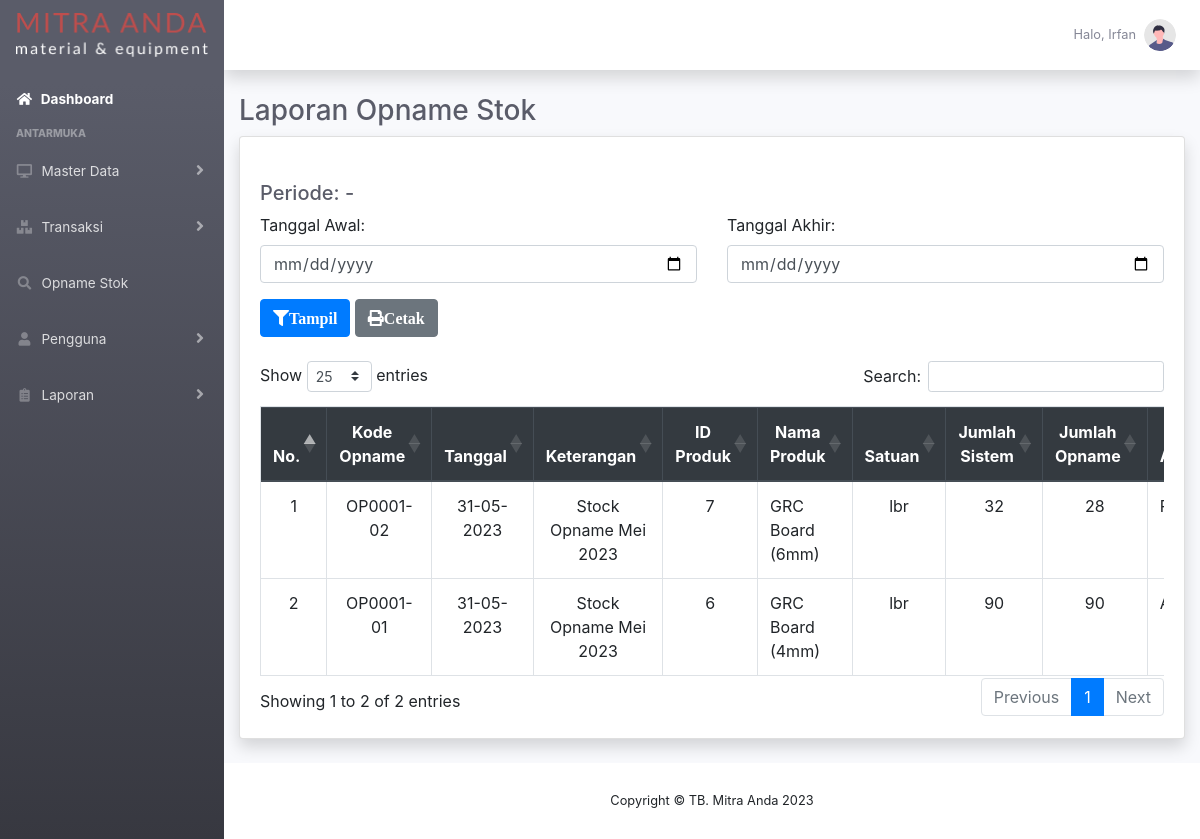
The page /php/modul/laporan/laporanopnamebarang.php (signed in) on the database its author committed.
### tables this page shows
CREATE TABLE `tbdetailopname` (
  `idDetailOpname` varchar(9) NOT NULL,
  `idOpname` varchar(6) NOT NULL,
  `idProduk` int(11) NOT NULL,
  `jumlahSistem` int(11) NOT NULL,
  `jumlahFisik` int(11) NOT NULL,
  `Alasan` varchar(256) NOT NULL
);

CREATE TABLE `tbopname` (
  `idOpname` varchar(6) NOT NULL,
  `tanggalOpname` date NOT NULL,
  `Keterangan` varchar(256) NOT NULL,
  `idPengguna` int(11) NOT NULL,
  `Status` tinyint(1) NOT NULL
);

CREATE TABLE `tbproduk` (
  `idProduk` int(11) NOT NULL,
  `Produk` varchar(256) NOT NULL,
  `idSatuan` int(11) NOT NULL,
  `hargaJual` int(11) NOT NULL,
  `stokProduk` int(11) NOT NULL,
  `Status` tinyint(1) NOT NULL
);

CREATE TABLE `tbsatuan` (
  `idSatuan` int(11) NOT NULL,
  `Satuan` varchar(10) NOT NULL,
  `Status` tinyint(1) NOT NULL
);

### php/modul/laporan/laporanopnamebarang.php (the view, shortened to what this page needs)
<?php
    require '../../fungsi.php';
    $Periode="";
    $tgAwal="";
    $tgAkhir="";
    $tglAwal="";
    $tglAkhir="";
?>
<!DOCTYPE html>
<html lang="en">
    <head>
        <link href="../../../vendor/fontawesome-free/css/all.min.css" rel="stylesheet" type="text/css">
        <link href="../../../css/sb-admin-2.css" rel="stylesheet">
        <link rel="stylesheet" href="https://maxcdn.bootstrapcdn.com/bootstrap/4.5.2/css/bootstrap.min.css">
        <link rel="stylesheet" type="text/css" href="https://cdnjs.cloudflare.com/ajax/libs/twitter-bootstrap/4.5.2/css/bootstrap.css">
        <link rel="stylesheet" type="text/css" href="https://cdn.datatables.net/1.13.4/css/dataTables.bootstrap4.min.css">
        <link rel="stylesheet" type="text/css" href="https://cdn.datatables.net/buttons/1.6.5/css/buttons.dataTables.min.css">
    </head>
    <body id="page-top">
        <div id="wrapper">
            <ul class="navbar-nav bg-gradient-dark sidebar sidebar-dark accordion" id="accordionSidebar">
                <a class="sidebar-brand d-flex align-items-center justify-content-center" href="../../index.php">
                    <img class="img-fluid" src="../../../assets/img/logotext.png"></img>
                </a>
                <li class="nav-item active">
                    <a class="nav-link" href="../../index.php">
                        <i class="fas fa-fw fa-home"></i>
                        <span>Dashboard</span></a>
                </li>
                <div class="sidebar-heading">
                    Antarmuka
                </div>
                <li class="nav-item">
                    <a class="nav-link collapsed" href="#" data-toggle="collapse" data-target="#collapseMaster"
                    aria-expanded="true" aria-controls="collapseMaster">
                        <i class="fas fa-fw fa-desktop"></i>
                        <span>Master Data</span>
                    </a>
                </li>
                <li class="nav-item">
                    <a class="nav-link collapsed" href="#" data-toggle="collapse" data-target="#collapseStok"
                    aria-expanded="true" aria-controls="collapseStok">
                        <i class="fas fa-fw fa-boxes"></i>
                        <span>Transaksi</span>
                    </a>
                </li>
				<?php
                    $jabatan=$_SESSION['Jabatan']=='Owner';
                    $jabatan2=$_SESSION['Jabatan']=='Checker';
                    if($jabatan OR $jabatan2){
                ?>
                <li class="nav-item">
                    <a class="nav-link" href="../opname/dataopname.php">
                    <i class="fas fa-fw fa-search"></i>
                    <span>Opname Stok</span></a>
                </li>
				<?php
                    }
                ?>
                <li class="nav-item">
                    <a class="nav-link collapsed" href="#" data-toggle="collapse" data-target="#collapsePengguna"
                    aria-expanded="true" aria-controls="collapsePengguna">
                        <i class="fas fa-fw fa-user"></i>
                        <span>Pengguna</span>
                    </a>
                </li>
                <?php
                    $jabatan=$_SESSION['Jabatan']=='Owner';
                    $jabatan2=$_SESSION['Jabatan']=='Checker';
                    if($jabatan OR $jabatan2){
                ?>
                    <li class="nav-item">
                        <a class="nav-link collapsed" href="#" data-toggle="collapse" data-target="#collapseLaporan"
                        aria-expanded="true" aria-controls="collapseLaporan">
                            <i class="fas fa-fw fa-clipboard-list"></i>
                            <span>Laporan</span>
                        </a>
                    </li>
                <?php
                }?>
            </ul>
            <div id="content-wrapper" class="d-flex flex-column">
                <div id="content">
                    <nav class="navbar navbar-expand navbar-light bg-white topbar mb-4 static-top shadow">
                        <ul class="navbar-nav ml-auto">
                            <li class="nav-item dropdown no-arrow">
                                <a class="nav-link dropdown-toggle" href="#" id="userDropdown" role="button"
                                    data-toggle="dropdown" aria-haspopup="true" aria-expanded="false">
                                    <span class="mr-2 d-none d-lg-inline text-gray-600 small"><?php echo 'Halo, '. $_SESSION['Nama'];?></span>
                                    <img class="img-profile rounded-circle"
                                        src="../../../assets/img/undraw_profile.svg">
                                </a>
                            </li>
                        </ul>
                    </nav>
                    <div class="container-fluid">
                        <h1 class="h3 mb-2 text-gray-800">Laporan Opname Stok</h1>
                        <div class="card shadow mb-4">
                            <div class="card-body">
                                <br>
                                <h5 class="h5 mb-2 text-gray-800">Periode: <b><?php echo $tglAwal;?></b> - <b><?php echo $tglAkhir;?></b></h5>
                                <form method="POST" action="laporanopnamebarang.php">
                                    <div class="row">
                                        <div class="col">
                                            <div class="row">
                                                <div class="col">
                                                    <div class="form-group">
                                                        <label for="">Tanggal Awal:</label>
                                                        <input type="date" class="form-control" id="tgAwal" name="tgAwal" value="<?php echo $tgAwal;?>" oninvalid="this.setCustomValidity('Pilih tanggal pada kolom pengisian ini!')" onchange="this.setCustomValidity('')"  max="<?= date('Y-m-d'); ?>" required>
                                                    </div>
                                                </div>
                                                <div class="col">
                                                    <div class="form-group">
                                                        <label for="">Tanggal Akhir:</label>
                                                        <input type="date" class="form-control" id="tgAkhir" name="tgAkhir" value="<?php echo $tgAkhir;?>" oninvalid="this.setCustomValidity('Pilih tanggal pada kolom pengisian ini!')" onchange="this.setCustomValidity('')"  max="<?= date('Y-m-d'); ?>" required>
                                                    </div>
                                                </div>
                                            </div>
                                            <button type="submit" name="inputTanggal" class="btn btn-primary">
                                                <i  class="fas fa-filter">Tampil</i>
                                            </button>
                                            <a class="btn btn-secondary" href="cetaklaporanopname.php?awal=<?php echo $tgAwal;?>&&akhir=<?php echo $tgAkhir;?>" target="_blank"><i class="fas fa-print">Cetak</i></a>
                                        </div>
                                    </div>
                                </form>
                                <br>
                                <div id="datatables">
                                    <table class="table table-stripped table-bordered table-hover" id="dtLaporanOpname" width="100%" cellspacing="0">
                                        <thead class="thead-dark">
                                            <tr>
                                                <th class="text-center">No.</th>
                                                <th class="text-center">Kode Opname</th>
                                                <th class="text-center">Tanggal</th>
                                                <th class="text-center">Keterangan</th>
                                                <th class="text-center">ID Produk</th>
                                                <th class="text-center">Nama Produk</th>
                                                <th class="text-center">Satuan</th>
                                                <th class="text-center">Jumlah Sistem</th>
                                                <th class="text-center">Jumlah Opname</th>
                                                <th class="text-center">Alasan</th>
                                            </tr>
                                        </thead>
                                        <tbody>
                                            <?php
                                                $tampilLaporanOpname= mysqli_query($conn,"SELECT * FROM tbdetailopname
                                                INNER JOIN tbopname ON tbdetailopname.idOpname=tbopname.idOpname
                                                INNER JOIN tbproduk ON tbdetailopname.idProduk=tbproduk.idProduk
                                                INNER JOIN tbsatuan ON tbproduk.idSatuan=tbsatuan.idSatuan
                                                INNER JOIN tbpengguna ON tbopname.idPengguna=tbpengguna.idPengguna
                                                WHERE tanggalOpname $Periode AND tbopname.Status='1'
                                                ORDER BY idDetailOpname DESC");
                                                $inc=1;
                                                while($data=mysqli_fetch_array($tampilLaporanOpname)){
                                                    $idDetailOpname = $data['idDetailOpname'];
                                                    $tanggalOpname = date('d-m-Y', strtotime($data['tanggalOpname']));
                                                    $Keterangan =$data['Keterangan'];
                                                    $idProduk =$data['idProduk'];
                                                    $Produk =$data['Produk'];
                                                    $Satuan =$data['Satuan'];
                                                    $jumlahOpname=$data['jumlahFisik'];
                                                    $jumlahSistem=$data['jumlahSistem'];
                                                    $Alasan=$data['Alasan'];
                                            ?>
                                            <tr>
                                                <td class="text-center"><?=$inc++;?></td>
                                                <td class="text-center"><?=$idDetailOpname;?></td>
                                                <td class="text-center"><?=$tanggalOpname;?></td>
                                                <td class="text-center"><?=$Keterangan;?></td>
                                                <td class="text-center"><?=$idProduk;?></td>
                                                <td><?=$Produk;?></td>
                                                <td class="text-center"><?=$Satuan;?></td>
                                                <td class="text-center"><?=$jumlahSistem;?></td>
                                                <td class="text-center"><?=$jumlahOpname;?></td>
                                                <td><?=$Alasan;?></td>
                                            </tr>
                                            </div>
                                            <?php
                                                };
                                            ?>
                                </div>
                            </div>
                        </div>
                    </div>
                </div>
                <footer class="sticky-footer bg-white">
                    <div class="container my-auto">
                        <div class="copyright text-center my-auto">
                            <span>Copyright &copy; TB. Mitra Anda 2023</span>
                        </div>
                    </div>
                </footer>
    </body>
</html>

### rows shown on the page
tbdetailopname: idDetailOpname "OP0001-02", idOpname.tanggalOpname "31-05-2023", idOpname.Keterangan "Stock Opname Mei 2023", idProduk.idProduk "7", idProduk.Produk "GRC Board (6mm)", tbsatuan.Satuan "lbr", jumlahSistem "32", jumlahFisik "28"
tbdetailopname: idDetailOpname "OP0001-01", idOpname.tanggalOpname "31-05-2023", idOpname.Keterangan "Stock Opname Mei 2023", idProduk.idProduk "6", idProduk.Produk "GRC Board (4mm)", tbsatuan.Satuan "lbr", jumlahSistem "90", jumlahFisik "90"

### other values the page prints
$_SESSION['Nama'] "Irfan"
